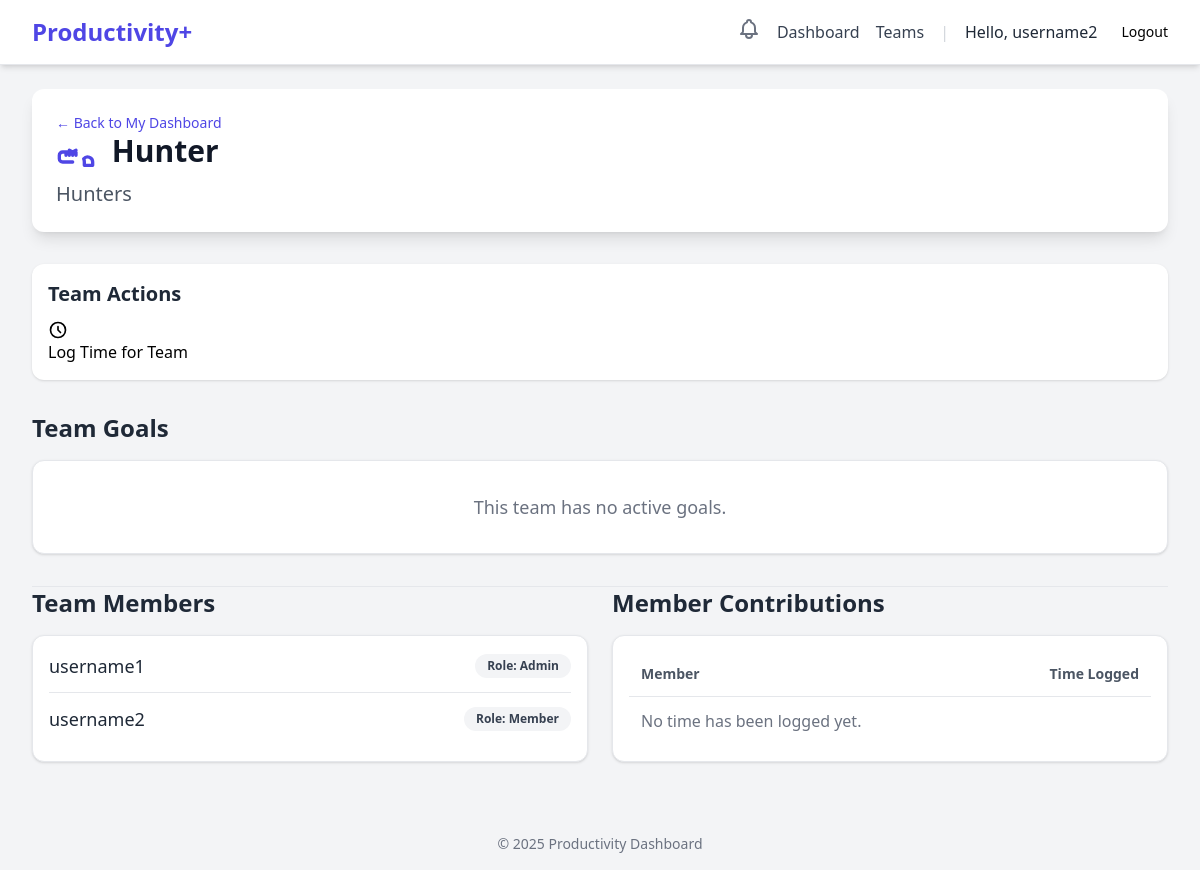
Before: /teams/3/ (signed in) with the older database file.
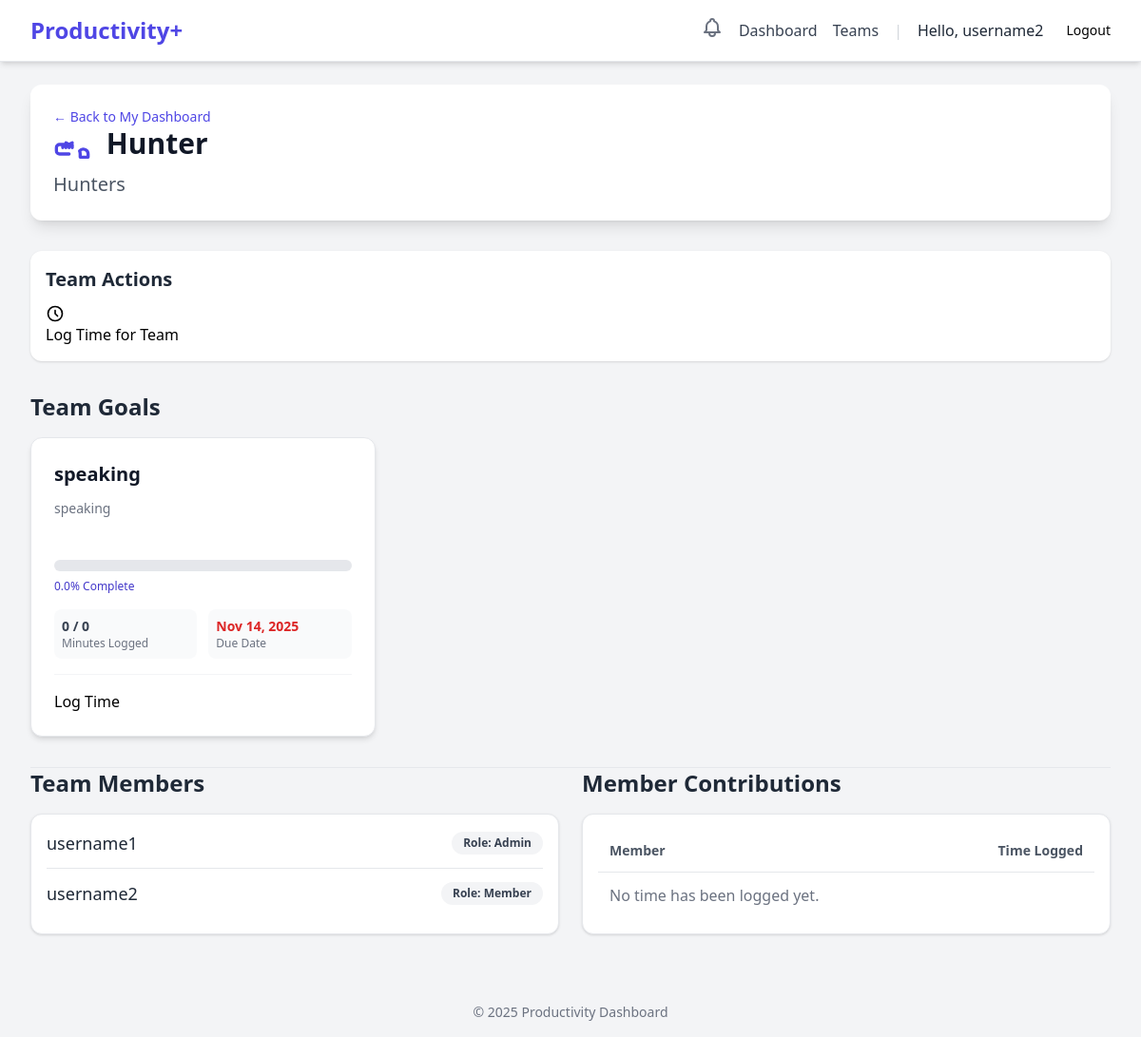
After: the same page with the newer database file.
### teams/models.py (models this page shows, shortened)
class TeamMember(models.Model):
    class Role(models.TextChoices):
        MEMBER = 'MEMBER', 'Member'
        ADMIN = 'ADMIN', 'Admin' # Or 'Leader'
    user = models.ForeignKey(settings.AUTH_USER_MODEL, on_delete=models.CASCADE)
    team = models.ForeignKey(Team, on_delete=models.CASCADE)
    role = models.CharField(max_length=50, choices=Role.choices, default=Role.MEMBER)
    created_at = models.DateTimeField(auto_now_add=True)
    class Meta:
        unique_together = ('user', 'team')

class TeamGoal(models.Model):
    team = models.ForeignKey(
        Team,
        on_delete=models.CASCADE,
        related_name='team_goals'
    )
    title = models.CharField(max_length=255)
    description = models.TextField(blank=True, null=True)
    start_date = models.DateField()
    end_date = models.DateField()
    target_time = models.DurationField(
        help_text="Target time for the whole team"
    )
    real_time = models.DurationField(
        default=timedelta(seconds=0),
        help_text="Actual time spent by the team"
    )
    completed = models.BooleanField(default=False)
    updated_at = models.DateTimeField(auto_now=True)
    created_at = models.DateTimeField(auto_now_add=True)
    @property
    def target_minutes(self):
        if self.target_time:
            return int(self.target_time.total_seconds() / 60)
        return 0

### users/models.py (models this page shows, shortened)
class CustomUser(AbstractUser):
    class Role(models.TextChoices):
        USER = 'USER', 'User'
        ADMIN = 'ADMIN', 'Admin'
    role = models.CharField(max_length=50, choices=Role.choices, default=Role.USER)
    email = models.EmailField(unique=True)
    created_at = models.DateTimeField(auto_now_add=True)

### teams/views.py (the view)
# urls.py: path('<int:team_id>/', views.team_dashboard_view, name='team_dashboard'),
@login_required
def team_dashboard_view(request, team_id):
    team = get_object_or_404(Team, pk=team_id)
    current_user_role = TeamMember.Role.MEMBER # Default to Member
    try:
        member_instance = TeamMember.objects.get(
            user=request.user,
            team=team
        )
        current_user_role = member_instance.role # Set the actual role (MEMBER or ADMIN)
    except TeamMember.DoesNotExist:
        messages.error(request, "You are not an active member of this team.")
        return redirect('dashboard:dashboard_view')
    team_members = TeamMember.objects.filter(team=team).select_related('user')
    team_goals_query = TeamGoal.objects.filter(team=team).annotate(
        logged_minutes=Coalesce(Sum('time_logs__minutes'), 0)
    ).order_by('end_date')
    team_goals_with_progress = []
    for goal in team_goals_query:
        percentage = 0
        target = goal.target_minutes
        logged = goal.logged_minutes
        if target > 0:
            percentage = (logged / target) * 100
        team_goals_with_progress.append({
            'goal': goal,
            'logged_minutes': logged,
            'target_minutes': target,
            'percentage': percentage,
        })
    member_contributions = TeamTimeLog.objects.filter(
        goal__team=team
    ).values(
        'user__username'  # Group by username
    ).annotate(
        total_minutes=Sum('minutes')
    ).order_by(
        '-total_minutes'  # Show top contributors first
    )
    context = {
        'page_title': team.team_name,
        'team': team,
        'current_user_role': current_user_role,
        'team_members': team_members, # From your existing code
        'team_goals_list': team_goals_with_progress,
        'member_contributions': member_contributions,
    }
    return render(request, 'teams/team_dashboard.html', context)

### users/context_processors.py (called while the page is built)
def unread_notifications(request):
    if request.user.is_authenticated:
        notifications = Notification.objects.filter(
            user=request.user,
            is_read=False
        )
        return {
            'unread_notifications': notifications,
            'unread_notification_count': notifications.count()
        }
    return {}

### templates/teams/team_dashboard.html (shortened to what the changed rows need)
{% extends "base.html" %}
{% load static %}
{% block content %}
<div class="max-w-7xl mx-auto py-6 sm:px-6 lg:px-8">
    <div class="dashboard-header mb-8 p-6 bg-white rounded-xl shadow-lg">
        <h2 class="text-3xl font-extrabold text-gray-900">
            {{ team.team_name }}
        </h2>
    </div>
    <div class="active-goals-section mb-8">
        {% if team_goals_list %}
            <div class="grid grid-cols-1 md:grid-cols-2 lg:grid-cols-3 gap-6">
                {% for item in team_goals_list %}
                <div class="goal-card bg-white p-6 rounded-xl border border-gray-200 shadow-md">
                    <a href="{% url 'teams:team_goal_detail' team_id=team.id goal_id=item.goal.id %}" class="block hover:text-indigo-600">
                        <h4 class="text-xl font-semibold text-gray-900 mb-3">{{ item.goal.title }}</h4>
                    </a>
                    <p class="text-sm text-gray-500 mb-4 h-12 overflow-hidden">{{ item.goal.description|truncatechars:80 }}</p>
                    <div class="progress-bar-container w-full bg-gray-200 rounded-full h-3 mb-2">
                    </div>
                    <p class="text-xs font-medium text-indigo-700 mb-4">{{ item.percentage|floatformat:1 }}% Complete</p>
                    <div class="grid grid-cols-2 gap-3 mb-4 text-sm text-gray-700">
                        <div class="p-2 bg-gray-50 rounded-lg">
                            <span class="block font-bold">{{ item.logged_minutes }} / {{ item.target_minutes }}</span>
                            <span class="block text-xs text-gray-500">Minutes Logged</span>
                        </div>
                        <div class="p-2 bg-gray-50 rounded-lg">
                            <span class="block font-bold text-red-600">{{ item.goal.end_date|date:"M d, Y" }}</span>
                            <span class="block text-xs text-gray-500">Due Date</span>
                        </div>
                    </div>
                    <div class="flex flex-wrap gap-2 pt-4 border-t border-gray-100">
                        <a href="{% url 'teams:team_time_log_create' team_id=team.id goal_id=item.goal.id %}" class="button button-log flex-1">Log Time</a>
                    </div>
                </div>
                {% endfor %}
            </div>
        {% else %}
            <div class="p-8 text-center bg-white rounded-xl shadow border border-gray-200">
                <p class="text-lg text-gray-500">This team has no active goals.</p>
            </div>
        {% endif %}
    </div>
    <div class="grid grid-cols-1 lg:grid-cols-2 gap-6">
        <div class="teams-section">
            <ul class="space-y-3 p-4 bg-white rounded-xl shadow border border-gray-200">
            {% for member in team_members %}
                <li class="flex justify-between items-center border-b pb-3 last:border-b-0">
                    <span class="text-lg font-medium text-gray-800">
                        {{ member.user.username }}
                    </span>
                    <span class="px-3 py-1 text-xs font-semibold rounded-full bg-gray-100 text-gray-700">
                        Role: {{ member.get_role_display }}
                    </span>
                </li>
            {% empty %}
                <li class="text-gray-500">This team has no members.</li>
            {% endfor %}
            </ul>
        </div>
        <div class="teams-section">
            <div class="p-4 bg-white rounded-xl shadow border border-gray-200 overflow-x-auto">
                <table class="w-full min-w-full text-left">
                    <thead>
                        <tr class="border-b border-gray-200">
                            <th class="p-3 text-sm font-semibold text-gray-600">Member</th>
                            <th class="p-3 text-sm font-semibold text-gray-600 text-right">Time Logged</th>
                        </tr>
                    </thead>
                </table>
            </div>
        </div>
    </div>
</div>
{% endblock %}

Changed rows visible on the page:
added TeamGoal: goal "speaking", goal.description "speaking", percentage "0.0", logged_minutes "0", target_minutes "0", goal.end_date "Nov 14, 2025"
Other visible differences:
text no longer shown: "This team has no active goals."
